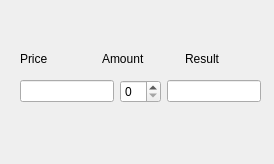
<?xml version="1.0" encoding="UTF-8"?>
<ui version="4.0">
 <class>SpinBox</class>
 <widget class="QWidget" name="SpinBox">
  <property name="geometry">
   <rect>
    <x>0</x>
    <y>0</y>
    <width>274</width>
    <height>164</height>
   </rect>
  </property>
  <property name="windowTitle">
   <string>Form</string>
  </property>
  <widget class="QWidget" name="">
   <property name="geometry">
    <rect>
     <x>20</x>
     <y>50</y>
     <width>241</width>
     <height>18</height>
    </rect>
   </property>
   <layout class="QHBoxLayout" name="horizontalLayout_2">
    <item>
     <widget class="QLabel" name="labelPrice">
      <property name="text">
       <string>Price</string>
      </property>
     </widget>
    </item>
    <item>
     <widget class="QLabel" name="labelAmount">
      <property name="text">
       <string>Amount</string>
      </property>
     </widget>
    </item>
    <item>
     <widget class="QLabel" name="labelResult">
      <property name="text">
       <string>Result</string>
      </property>
     </widget>
    </item>
   </layout>
  </widget>
  <widget class="QWidget" name="">
   <property name="geometry">
    <rect>
     <x>20</x>
     <y>80</y>
     <width>241</width>
     <height>23</height>
    </rect>
   </property>
   <layout class="QHBoxLayout" name="horizontalLayout">
    <item>
     <widget class="QLineEdit" name="linePrice"/>
    </item>
    <item>
     <widget class="QSpinBox" name="spinBox"/>
    </item>
    <item>
     <widget class="QLineEdit" name="lineResult"/>
    </item>
   </layout>
  </widget>
 </widget>
 <resources/>
 <connections/>
</ui>
